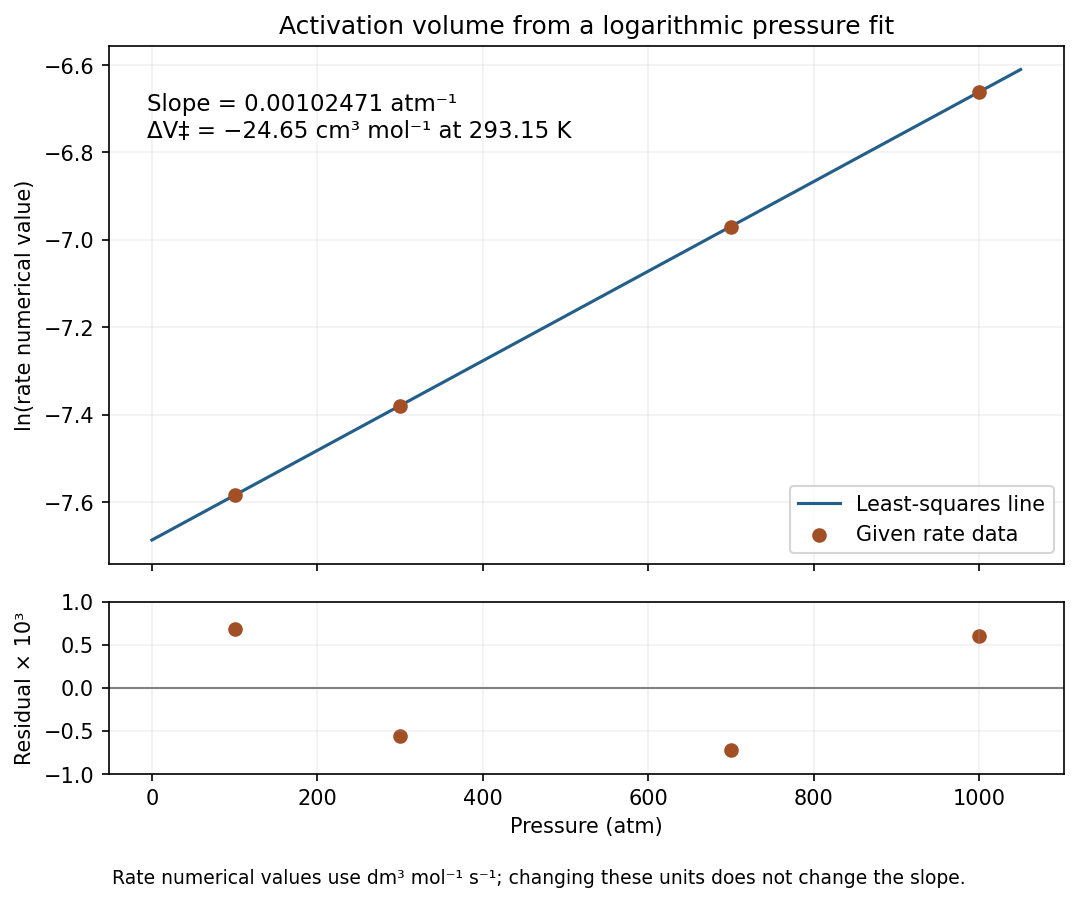

Recreate this plot in Python.
"""Original pressure fit; axes use numerical rate constants in the stated units."""
import matplotlib
matplotlib.use('Agg')
import matplotlib.pyplot as plt
import numpy as np

p=np.array([100.,300.,700.,1000.])
k=np.array([5.09,6.24,9.40,12.8])*1e-4
y=np.log(k);slope,intercept=np.polyfit(p,y,1)
fig,(ax,res)=plt.subplots(2,1,figsize=(7.3,6),sharex=True,gridspec_kw={'height_ratios':[3,1]},facecolor='white')
grid=np.linspace(0,1050,200)
ax.plot(grid,intercept+slope*grid,color='#245f8a',label='Least-squares line')
ax.scatter(p,y,color='#a34f26',zorder=3,label='Given rate data')
ax.set(ylabel='ln(rate numerical value)',title='Activation volume from a logarithmic pressure fit')
ax.text(.04,.91,'Slope = 0.00102471 atm⁻¹\nΔV‡ = −24.65 cm³ mol⁻¹ at 293.15 K',transform=ax.transAxes,va='top',fontsize=11)
ax.legend(loc='lower right');ax.grid(alpha=.18)
res.axhline(0,color='gray',lw=1);res.scatter(p,(y-intercept-slope*p)*1e3,color='#a34f26')
res.set(xlabel='Pressure (atm)',ylabel='Residual × 10³',ylim=(-1,1));res.grid(alpha=.18)
fig.text(.5,.01,'Rate numerical values use dm³ mol⁻¹ s⁻¹; changing these units does not change the slope.',ha='center',fontsize=9)
fig.tight_layout(rect=(0,.035,1,1))
fig.savefig('paper-2-pressure-kinetics.png',dpi=150,facecolor='white',bbox_inches='tight')
plt.close(fig)
